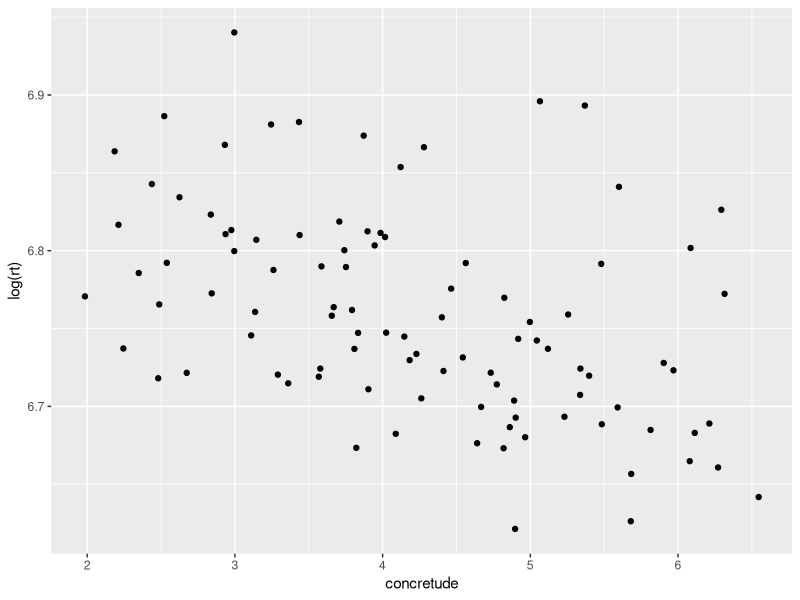
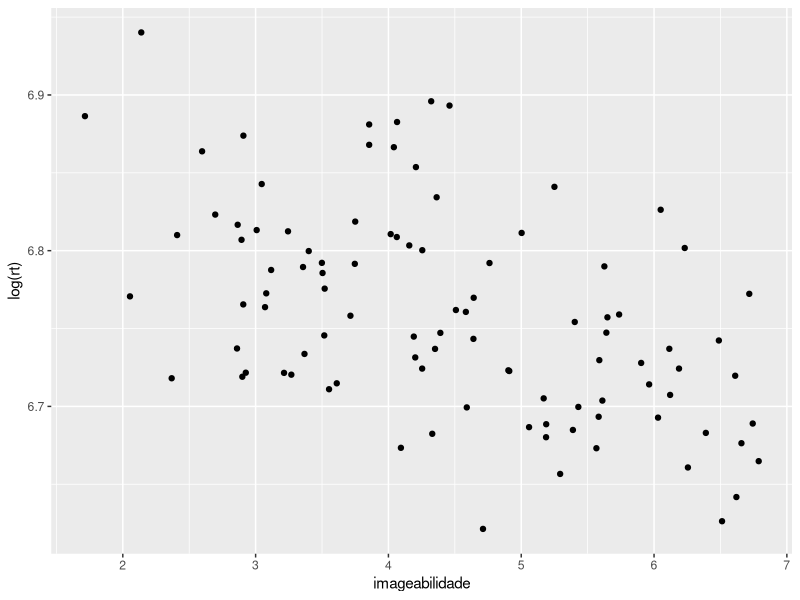
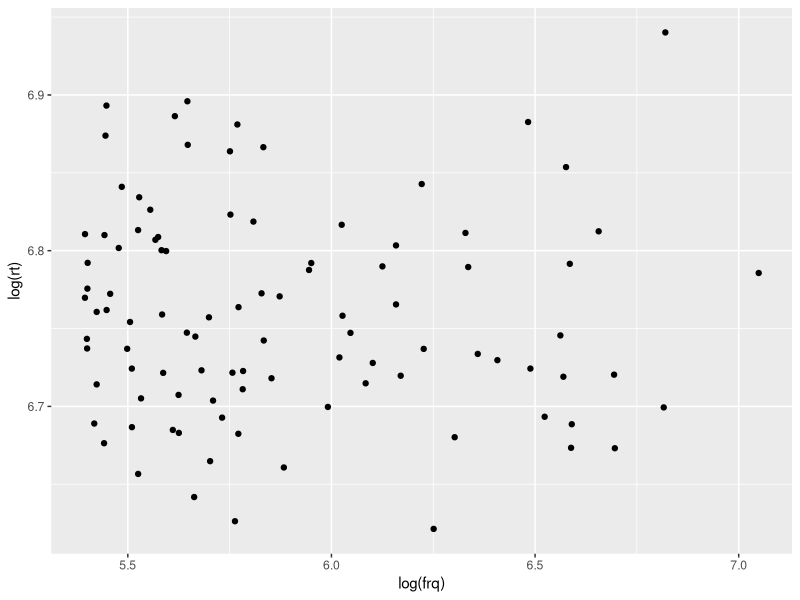
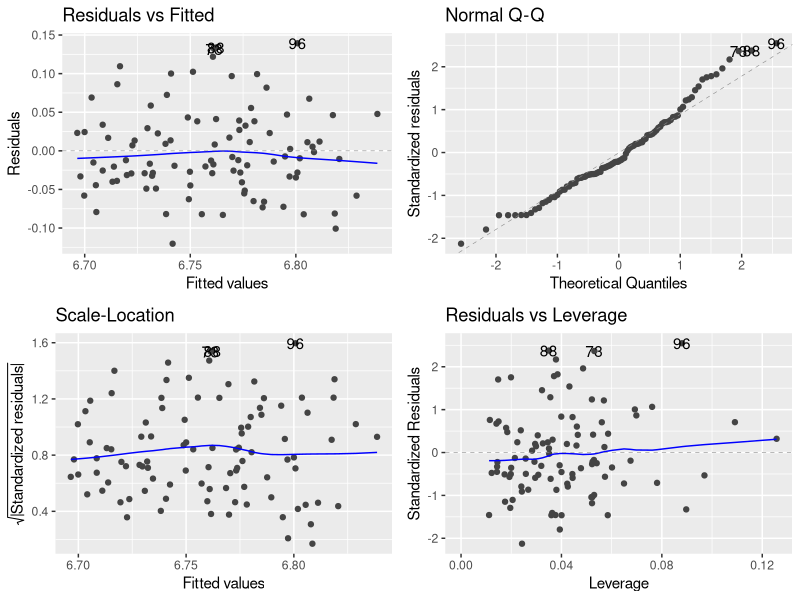

Write the R code that produced these figures, in order.
### Referentes aos videos 15 e 16


#1. Imagine o seguinte modelo:
  
# y ~ A + B


# Supondo que esse modelo tenha um intercepto igual a 2.63, e que os _slopes_ de A e B sejam, respectivamente, 1.32 e 5.78. Calcule o valor de y para uma observacao em que A seja igual a 7 e B seja igual a 4.

# resposta:
y = 2.63 + (1.32*7) + (5.78*4)


# Ainda usando o conjunto `esplex.csv`, selecione apenas as observacoes referentes as palavras classificadas como `NOME` na variavel `categoria` e que tenham tempo de resposta menor que 1300ms (em experimentos de tempo de resposta, eh comum definirmos, com base na literatura, um valor para excluir dados com valores superiores - cf. secao 7.1 de Baayen 2008). 

# A partir desse subconjunto de dados, construa um modelo que mostre como concretude, imageabilidade e o logaritmo da frequencia podem afetar o logaritmo do tempo de resposta (assim como ao longo do capitulo usamos o logaritmo de frequencia (`log(frq)`), voce devera usar aqui o logaritmo do tempo de resposta por razoes que serao explicadas mais adiante). 

# Antes de fazer a tarefa, pense em como voce acha que as variaveis preditoras influenciarao a variavel resposta. Voce acha que a regressao mostrarea correlacoes positivas ou negativas?
  
#  O passo-a-passo a seguir pode te ajudar nessa tarefa.

# a) selecione apenas observacoes em que `categoria` eh igual a NOME;

# b) filtre apenas aquelas observacoes com valor de tempo de resposta menor que 1300 (veja quantas observacoes voce perde quando faz essa filtragem: eh importante reportar!);

dados <- read.csv("dados/esplex.csv")

## inspecionando nome das variaveis

str(dados)

### novo conjunto de dados

library(tidyverse)

dados2 <- dados %>% filter(categoria == "NOME") %>% filter(rt <1300)

# c) faca inspecao grafica entre variavel resposta e variaveis preditoras para ver se ha alguma relacao que seja nao-linear;

# concretude, imageabilidade e o logaritmo da frequencia podem afetar o logaritmo do tempo de resposta

# log(rt) ~ concretude
ggplot(dados2, aes(x = concretude, y = log(rt)))+
  geom_point()

# log(rt) ~ imageabilidade
ggplot(dados2, aes(x = imageabilidade, y = log(rt)))+
  geom_point()

# log(rt) ~ log(frq)
ggplot(dados2, aes(x = log(frq), y = log(rt)))+
  geom_point()

# d) construa seu modelo e interprete os valores de intercepto e _slope_ (lembre-se de que essa interpretacao aqui eh apenas descritiva - nao podemos fazer qualquer generalizacao sem estatistica inferencial)

modelo <- lm(log(rt) ~ concretude + imageabilidade + log(frq), dados2)

summary(modelo)


# e) faca o diagnostico de seu modelo para ver se ele obedece as hipoteses da regressao linear.

# verificando residuos

library(ggfortify)

autoplot(modelo) ## grafico qq mostra que a ponta a distribuicao foge um pouco da linha, mas nada que divirja muito da normal

# verificando ausencia de multicolinearidade (pois concretude e imageabilidade sao mto correlacionadas)

library(car)

vif(modelo) ## sem problemas segundo valor de referencia em Winter(2019)/Zuur et al (2010)
